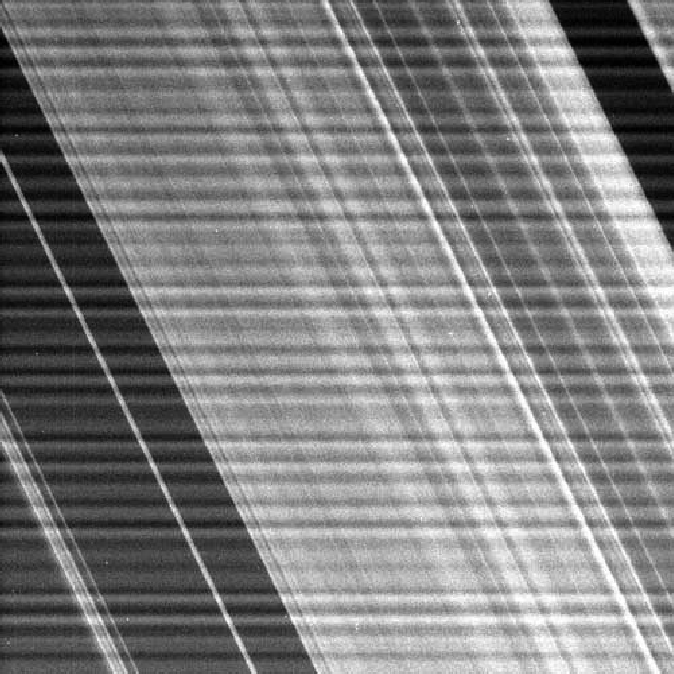
#> input picture Computer Vision/NotchFilter/实验3图2.tif, 674 x 674 px
$ python NotchFilter.py   (older library calls are emulated)
#> lines starting #> are read from the running program, lines starting #| are printed output that depends on the picture; after the words box and inside, x2 and y2 are one past the last pixel; in counts of white or black regions, pixels touching at a corner belong together
import cv2
import numpy as np
from matplotlib import pyplot as plt
from PIL import Image


def notch_filter(filename = '实验3图2.tif'):

#> called with filename = '实验3图2.tif'
    img = Image.open(filename)
#> img is the input picture: PIL image 674x674 L; min 0, max 255, mean 127.9
    Height_original, Width_original = np.shape(img)    # 获取宽高信息
#> Height_original = 674; Width_original = 674

    # 参数
    N = 4
    D0k = 15

    #   DFT
    img_float32 = np.float32(img)
    dft = np.fft.fft2(img)
    dft_shift = np.fft.fftshift(dft)

    # 频谱图像双通道复数转换为0-255区间
    magitude_spectrum = 8*np.log(np.abs(dft_shift))
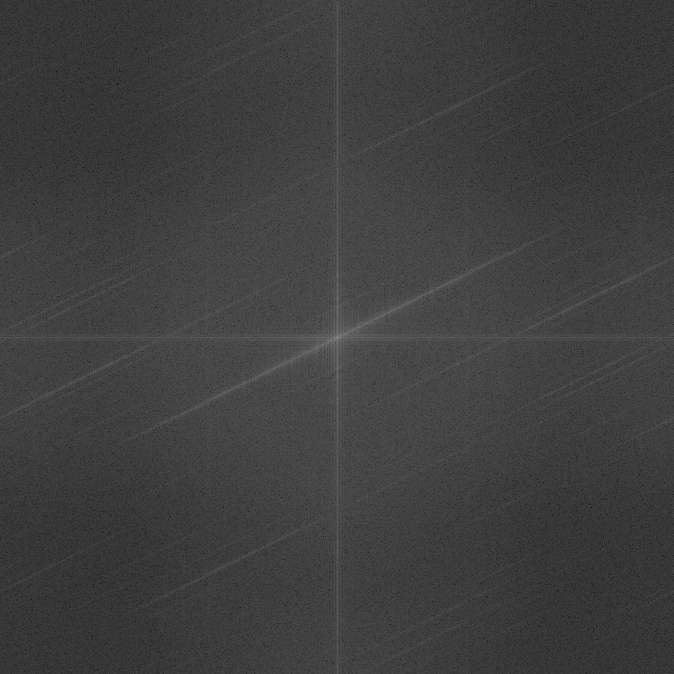
#> magitude_spectrum: shape (674, 674) float64; min 9.9, max 143, mean 63.2
    magitude_spectrum_int = np.zeros((Height_original, Width_original), dtype='uint8')
    for x in range(Height_original):
        for y in range(Width_original):
            index = np.int(magitude_spectrum[x][y])
            magitude_spectrum_int[x][y] = index
            pass
        pass

    # 标记图片亮点坐标
    def mouse(event, x, y, flags, param):
        if event == cv2.EVENT_LBUTTONDOWN:
            xy = "%d,%d" % (x, y)
            cv2.circle(img, (x, y), 1, (255, 255, 255), thickness=-1)
            cv2.putText(img, xy, (x-25, y-25), cv2.FONT_HERSHEY_PLAIN,
                        1.0, (255, 255, 255), thickness=1)
            cv2.imshow("image", img)

    print(np.shape(magitude_spectrum_int))
#| (674, 674)
    img = magitude_spectrum_int
    cv2.namedWindow("image")
    cv2.imshow("image", img)
    cv2.setMouseCallback("image", mouse)
    #  显示频谱图
    cv2.waitKey(0)
    #cv2.destroyAllWindows()


    '''
    亮点坐标
    亮点坐标（Y，X）
    (54, 42)   |    (112, 41)
    (54, 84)   |    (112, 81)
    (56, 165)   |    (114, 162)
    (56, 205)   |    (114, 204)

    '''

    # 四个高通滤波器中心点与图像中心的相对值
    p1 = (81, 30)
    p2 = (39, 30)
    p3 = (42, -28)
    p4 = (82, -28)

    centerX = np.floor(Height_original / 2)  # 123.0 246
#> centerX = 337
    centerY = np.floor(Width_original / 2)   # 84.0 168
#> centerY = 337
    print(centerX)
#| 337.0
    # 构建滤波器传递函数H_NR

    H_NR = np.ones((Height_original, Width_original))
    Dk = np.zeros((2, 4))
    if filename == '实验3图1.tif':
        for u in range(Height_original):
            for v in range(Width_original):
                Dk[0][0] = np.sqrt((u - centerX - p1[0]) ** 2 + (v - centerY - p1[1])**2)
                Dk[0][1] = np.sqrt((u - centerX - p2[0]) ** 2 + (v - centerY - p2[1])**2)
                Dk[0][2] = np.sqrt((u - centerX - p3[0]) ** 2 + (v - centerY - p3[1])**2)
                Dk[0][3] = np.sqrt((u - centerX - p4[0]) ** 2 + (v - centerY - p4[1])**2)

                Dk[1][0] = np.sqrt((u - centerX + p1[0])**2 + (v - centerY + p1[1])**2)
                Dk[1][1] = np.sqrt((u - centerX + p2[0]) ** 2 + (v - centerY + p2[1])**2)
                Dk[1][2] = np.sqrt((u - centerX + p3[0]) ** 2 + (v - centerY + p3[1])**2)
                Dk[1][3] = np.sqrt((u - centerX + p4[0]) ** 2 + (v - centerY + p4[1])**2)

                for i in Dk[0]:
                    H_NR[u][v] = H_NR[u][v] * (1/(1 + (D0k/i+0.0001)**(2*N))+0.0001)
                    pass
                for i in Dk[1]:
                    H_NR[u][v] = H_NR[u][v] * (1/(1 + (D0k/i+0.0001)**(2*N))+0.0001)
                    pass
                pass
            pass
    else:
        for i in range(Height_original):
            for j in range(int(Width_original / 2), int(Width_original / 2) + 2):
                H_NR[i][j] = 0
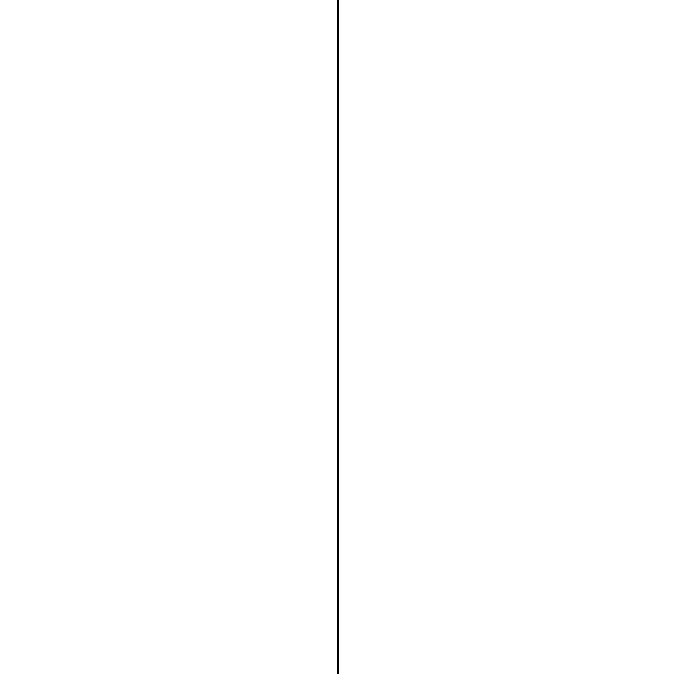
#> H_NR: shape (674, 674) float64; values 0 (black) and 1 (white), 99.7% white; black in thin lines or dots, all inside (x1, y1, x2, y2) = (337, 0, 339, 674)
        for i in range(int(Height_original / 2), int(Height_original / 2) + 10):
            for j in range(int(Width_original / 2), int(Width_original / 2) + 2):
                H_NR[i][j] = 1
    # IDFT
    # 滤波器图（H_NR）
    # 滤波后频谱图Gs
    Gs = magitude_spectrum * H_NR
    # 频谱对比图（Gs为滤波后，magitude_spectrum为滤波前）
    plt.figure(1)
    plt.subplot(121)
    plt.title('The spectrum before filtering')
    plt.imshow(magitude_spectrum, cmap='gray')
    plt.subplot(122)
    plt.title('The spectrum after filtering')
    plt.imshow(Gs, cmap = 'gray')

    # 逆变换回图像
    G = dft_shift * H_NR
    iimg = np.fft.ifft2(G)
    iimg = np.abs(iimg)
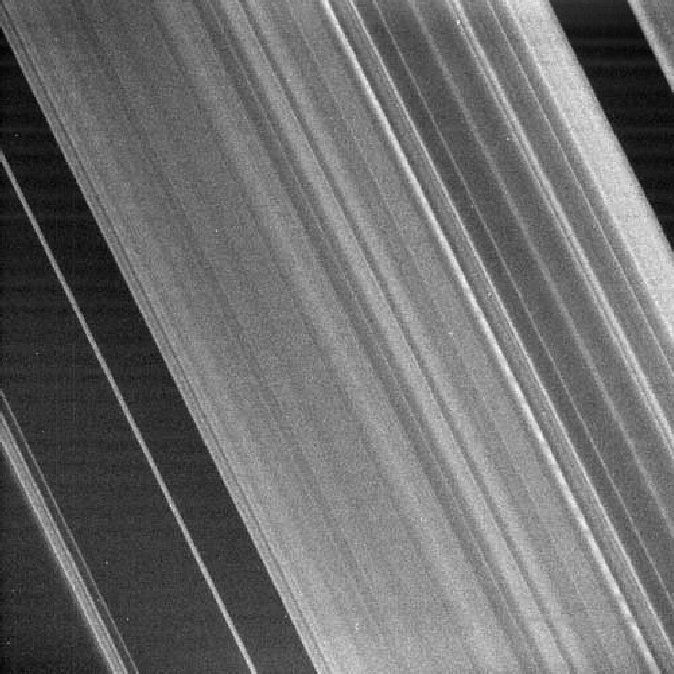
#> iimg: shape (674, 674) float64; min 10.94, max 280.3, mean 128.4; drawn with min black and max white

    # 图像对比图(iimg为滤波后，img_float32为滤波前）
    plt.figure(2)
    plt.subplot(121)
    plt.title('Before the filtering')
    plt.imshow(img_float32, cmap = 'gray')
    plt.subplot(122)
    plt.title('After the filtering')
    plt.imshow(iimg, cmap = 'gray')
    plt.show()
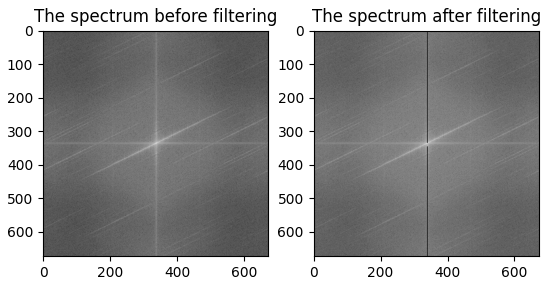
#> figure drawn by matplotlib, 2 panels


if __name__ == '__main__':
    notch_filter()

$ run again, with Computer Vision/NotchFilter/a.png saved as Computer Vision/NotchFilter/实验3图2.tif
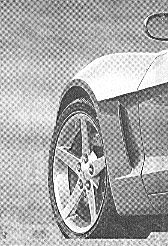
#> input picture Computer Vision/NotchFilter/a.png, 168 x 246 px
#> in notch_filter, img is the input picture: PIL image 168x246 L; min 0, max 255, mean 169.7
#| (246, 168)
#| 123.0
#> after the loop in notch_filter, `for i in range(Height_original):`:
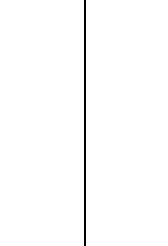
#> H_NR: shape (246, 168) float64; values 0 (black) and 1 (white), 98.8% white; black in thin lines or dots, all inside (x1, y1, x2, y2) = (84, 0, 86, 246)
#> in notch_filter, `plt.show()`:
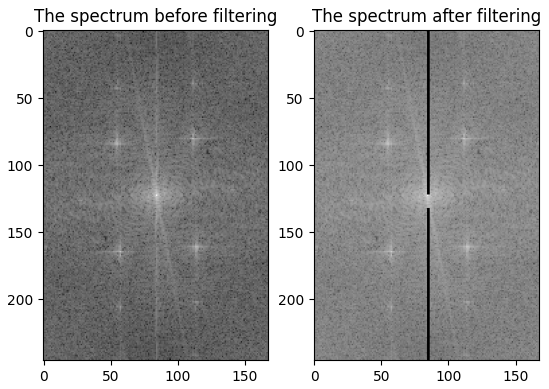
#> figure drawn by matplotlib, 2 panels
